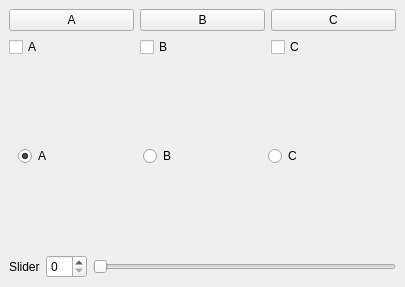
<?xml version="1.0" encoding="UTF-8"?>
<ui version="4.0">
 <class>MainWindow</class>
 <widget class="QMainWindow" name="MainWindow">
  <property name="geometry">
   <rect>
    <x>0</x>
    <y>0</y>
    <width>405</width>
    <height>287</height>
   </rect>
  </property>
  <property name="windowTitle">
   <string>MainWindow</string>
  </property>
  <widget class="QWidget" name="centralwidget">
   <layout class="QVBoxLayout" name="verticalLayout">
    <item>
     <layout class="QHBoxLayout" name="horizontalLayout">
      <item>
       <widget class="QPushButton" name="pushButton">
        <property name="text">
         <string>A</string>
        </property>
       </widget>
      </item>
      <item>
       <widget class="QPushButton" name="pushButton_2">
        <property name="text">
         <string>B</string>
        </property>
       </widget>
      </item>
      <item>
       <widget class="QPushButton" name="pushButton_3">
        <property name="text">
         <string>C</string>
        </property>
       </widget>
      </item>
     </layout>
    </item>
    <item>
     <layout class="QHBoxLayout" name="horizontalLayout_4">
      <item>
       <widget class="QCheckBox" name="checkBox">
        <property name="text">
         <string>A</string>
        </property>
       </widget>
      </item>
      <item>
       <widget class="QCheckBox" name="checkBox_2">
        <property name="text">
         <string>B</string>
        </property>
       </widget>
      </item>
      <item>
       <widget class="QCheckBox" name="checkBox_3">
        <property name="text">
         <string>C</string>
        </property>
       </widget>
      </item>
     </layout>
    </item>
    <item>
     <widget class="QWidget" name="widget" native="true">
      <layout class="QHBoxLayout" name="horizontalLayout_2">
       <item>
        <widget class="QRadioButton" name="radioButton">
         <property name="text">
          <string>A</string>
         </property>
         <property name="checked">
          <bool>true</bool>
         </property>
        </widget>
       </item>
       <item>
        <widget class="QRadioButton" name="radioButton_2">
         <property name="text">
          <string>B</string>
         </property>
        </widget>
       </item>
       <item>
        <widget class="QRadioButton" name="radioButton_3">
         <property name="text">
          <string>C</string>
         </property>
        </widget>
       </item>
      </layout>
     </widget>
    </item>
    <item>
     <layout class="QHBoxLayout" name="horizontalLayout_3">
      <item>
       <widget class="QLabel" name="label">
        <property name="text">
         <string>Slider</string>
        </property>
       </widget>
      </item>
      <item>
       <widget class="QSpinBox" name="spinBox"/>
      </item>
      <item>
       <widget class="QSlider" name="horizontalSlider">
        <property name="orientation">
         <enum>Qt::Horizontal</enum>
        </property>
       </widget>
      </item>
     </layout>
    </item>
   </layout>
  </widget>
 </widget>
 <resources/>
 <connections>
  <connection>
   <sender>pushButton</sender>
   <signal>clicked()</signal>
   <receiver>checkBox</receiver>
   <slot>click()</slot>
   <hints>
    <hint type="sourcelabel">
     <x>61</x>
     <y>42</y>
    </hint>
    <hint type="destinationlabel">
     <x>16</x>
     <y>113</y>
    </hint>
   </hints>
  </connection>
  <connection>
   <sender>pushButton_2</sender>
   <signal>clicked()</signal>
   <receiver>checkBox_2</receiver>
   <slot>click()</slot>
   <hints>
    <hint type="sourcelabel">
     <x>183</x>
     <y>39</y>
    </hint>
    <hint type="destinationlabel">
     <x>162</x>
     <y>110</y>
    </hint>
   </hints>
  </connection>
  <connection>
   <sender>horizontalSlider</sender>
   <signal>valueChanged(int)</signal>
   <receiver>spinBox</receiver>
   <slot>setValue(int)</slot>
   <hints>
    <hint type="sourcelabel">
     <x>87</x>
     <y>245</y>
    </hint>
    <hint type="destinationlabel">
     <x>55</x>
     <y>245</y>
    </hint>
   </hints>
  </connection>
  <connection>
   <sender>pushButton_3</sender>
   <signal>clicked()</signal>
   <receiver>checkBox_3</receiver>
   <slot>click()</slot>
   <hints>
    <hint type="sourcelabel">
     <x>334</x>
     <y>34</y>
    </hint>
    <hint type="destinationlabel">
     <x>302</x>
     <y>115</y>
    </hint>
   </hints>
  </connection>
 </connections>
</ui>
